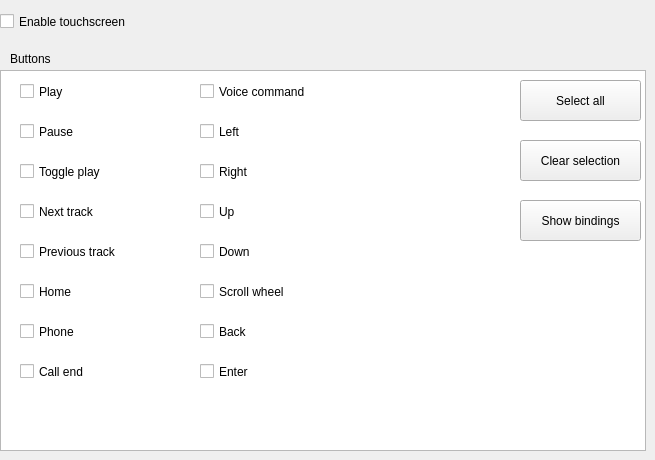
   <widget class="QWidget" name="tabInput">
    <attribute name="title">
     <string>Input</string>
    </attribute>
    <widget class="QCheckBox" name="checkBoxEnableTouchscreen">
     <property name="geometry">
      <rect>
       <x>0</x>
       <y>10</y>
       <width>161</width>
       <height>23</height>
      </rect>
     </property>
     <property name="text">
      <string>Enable touchscreen</string>
     </property>
    </widget>
    <widget class="QListWidget" name="listWidgetButtons">
     <property name="geometry">
      <rect>
       <x>0</x>
       <y>70</y>
       <width>646</width>
       <height>381</height>
      </rect>
     </property>
     <property name="selectionMode">
      <enum>QAbstractItemView::MultiSelection</enum>
     </property>
    </widget>
    <widget class="QLabel" name="labelButtons">
     <property name="geometry">
      <rect>
       <x>10</x>
       <y>50</y>
       <width>67</width>
       <height>17</height>
      </rect>
     </property>
     <property name="text">
      <string>Buttons</string>
     </property>
    </widget>
    <widget class="QCheckBox" name="checkBoxPlayButton">
     <property name="geometry">
      <rect>
       <x>20</x>
       <y>80</y>
       <width>92</width>
       <height>23</height>
      </rect>
     </property>
     <property name="text">
      <string>Play</string>
     </property>
    </widget>
    <widget class="QCheckBox" name="checkBoxPauseButton">
     <property name="geometry">
      <rect>
       <x>20</x>
       <y>120</y>
       <width>92</width>
       <height>23</height>
      </rect>
     </property>
     <property name="text">
      <string>Pause</string>
     </property>
    </widget>
    <widget class="QCheckBox" name="checkBoxTogglePlayButton">
     <property name="geometry">
      <rect>
       <x>20</x>
       <y>160</y>
       <width>111</width>
       <height>23</height>
      </rect>
     </property>
     <property name="text">
      <string>Toggle play</string>
     </property>
    </widget>
    <widget class="QCheckBox" name="checkBoxNextTrackButton">
     <property name="geometry">
      <rect>
       <x>20</x>
       <y>200</y>
       <width>92</width>
       <height>23</height>
      </rect>
     </property>
     <property name="text">
      <string>Next track</string>
     </property>
    </widget>
    <widget class="QCheckBox" name="checkBoxPreviousTrackButton">
     <property name="geometry">
      <rect>
       <x>20</x>
       <y>240</y>
       <width>121</width>
       <height>23</height>
      </rect>
     </property>
     <property name="text">
      <string>Previous track</string>
     </property>
    </widget>
    <widget class="QCheckBox" name="checkBoxHomeButton">
     <property name="geometry">
      <rect>
       <x>20</x>
       <y>280</y>
       <width>92</width>
       <height>23</height>
      </rect>
     </property>
     <property name="text">
      <string>Home</string>
     </property>
    </widget>
    <widget class="QCheckBox" name="checkBoxBackButton">
     <property name="geometry">
      <rect>
       <x>200</x>
       <y>320</y>
       <width>92</width>
       <height>23</height>
      </rect>
     </property>
     <property name="text">
      <string>Back</string>
     </property>
    </widget>
    <widget class="QCheckBox" name="checkBoxEnterButton">
     <property name="geometry">
      <rect>
       <x>200</x>
       <y>360</y>
       <width>92</width>
       <height>23</height>
      </rect>
     </property>
     <property name="text">
      <string>Enter</string>
     </property>
    </widget>
    <widget class="QCheckBox" name="checkBoxPhoneButton">
     <property name="geometry">
      <rect>
       <x>20</x>
       <y>320</y>
       <width>92</width>
       <height>23</height>
      </rect>
     </property>
     <property name="text">
      <string>Phone</string>
     </property>
    </widget>
    <widget class="QCheckBox" name="checkBoxCallEndButton">
     <property name="geometry">
      <rect>
       <x>20</x>
       <y>360</y>
       <width>92</width>
       <height>23</height>
      </rect>
     </property>
     <property name="text">
      <string>Call end</string>
     </property>
    </widget>
    <widget class="QCheckBox" name="checkBoxVoiceCommandButton">
     <property name="geometry">
      <rect>
       <x>200</x>
       <y>80</y>
       <width>141</width>
       <height>23</height>
      </rect>
     </property>
     <property name="text">
      <string>Voice command</string>
     </property>
    </widget>
    <widget class="QCheckBox" name="checkBoxLeftButton">
     <property name="geometry">
      <rect>
       <x>200</x>
       <y>120</y>
       <width>92</width>
       <height>23</height>
      </rect>
     </property>
     <property name="text">
      <string>Left</string>
     </property>
    </widget>
    <widget class="QCheckBox" name="checkBoxRightButton">
     <property name="geometry">
      <rect>
       <x>200</x>
       <y>160</y>
       <width>92</width>
       <height>23</height>
      </rect>
     </property>
     <property name="text">
      <string>Right</string>
     </property>
    </widget>
    <widget class="QCheckBox" name="checkBoxUpButton">
     <property name="geometry">
      <rect>
       <x>200</x>
       <y>200</y>
       <width>92</width>
       <height>23</height>
      </rect>
     </property>
     <property name="text">
      <string>Up</string>
     </property>
    </widget>
    <widget class="QCheckBox" name="checkBoxDownButton">
     <property name="geometry">
      <rect>
       <x>200</x>
       <y>240</y>
       <width>92</width>
       <height>23</height>
      </rect>
     </property>
     <property name="text">
      <string>Down</string>
     </property>
    </widget>
    <widget class="QCheckBox" name="checkBoxScrollWheelButton">
     <property name="geometry">
      <rect>
       <x>200</x>
       <y>280</y>
       <width>111</width>
       <height>23</height>
      </rect>
     </property>
     <property name="text">
      <string>Scroll wheel</string>
     </property>
    </widget>
    <widget class="QPushButton" name="pushButtonSelectAll">
     <property name="geometry">
      <rect>
       <x>520</x>
       <y>80</y>
       <width>121</width>
       <height>41</height>
      </rect>
     </property>
     <property name="text">
      <string>Select all</string>
     </property>
     <property name="autoDefault">
      <bool>false</bool>
     </property>
    </widget>
    <widget class="QPushButton" name="pushButtonClearSelection">
     <property name="geometry">
      <rect>
       <x>520</x>
       <y>140</y>
       <width>121</width>
       <height>41</height>
      </rect>
     </property>
     <property name="text">
      <string>Clear selection</string>
     </property>
     <property name="autoDefault">
      <bool>false</bool>
     </property>
    </widget>
    <widget class="QPushButton" name="pushButtonShowBindings">
     <property name="geometry">
      <rect>
       <x>520</x>
       <y>200</y>
       <width>121</width>
       <height>41</height>
      </rect>
     </property>
     <property name="text">
      <string>Show bindings</string>
     </property>
     <property name="autoDefault">
      <bool>false</bool>
     </property>
    </widget>
   </widget>
